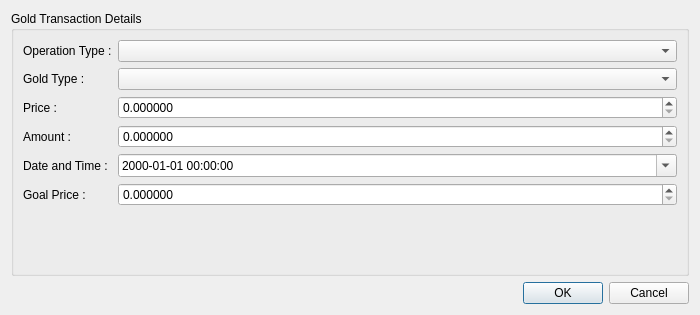
<?xml version="1.0" encoding="UTF-8"?>
<ui version="4.0">
 <class>GoldDialog</class>
 <widget class="QDialog" name="GoldDialog">
  <property name="geometry">
   <rect>
    <x>0</x>
    <y>0</y>
    <width>700</width>
    <height>315</height>
   </rect>
  </property>
  <property name="minimumSize">
   <size>
    <width>700</width>
    <height>0</height>
   </size>
  </property>
  <property name="windowTitle">
   <string>Dialog</string>
  </property>
  <layout class="QVBoxLayout" name="verticalLayout_2">
   <item>
    <widget class="QGroupBox" name="gbGoldTransactionDetails">
     <property name="title">
      <string>Gold Transaction Details</string>
     </property>
     <layout class="QFormLayout" name="formLayout">
      <item row="1" column="0">
       <widget class="QLabel" name="lblGoldType">
        <property name="text">
         <string>Gold Type :</string>
        </property>
       </widget>
      </item>
      <item row="1" column="1">
       <widget class="QComboBox" name="cbGoldType"/>
      </item>
      <item row="3" column="0">
       <widget class="QLabel" name="lblPrice">
        <property name="text">
         <string>Price :</string>
        </property>
       </widget>
      </item>
      <item row="3" column="1">
       <widget class="QDoubleSpinBox" name="dsbPrice">
        <property name="decimals">
         <number>6</number>
        </property>
        <property name="maximum">
         <double>100000.000000000000000</double>
        </property>
       </widget>
      </item>
      <item row="4" column="0">
       <widget class="QLabel" name="lblAmount">
        <property name="text">
         <string>Amount :</string>
        </property>
       </widget>
      </item>
      <item row="4" column="1">
       <widget class="QDoubleSpinBox" name="dsbAmount">
        <property name="decimals">
         <number>6</number>
        </property>
        <property name="maximum">
         <double>100000.000000000000000</double>
        </property>
       </widget>
      </item>
      <item row="5" column="0">
       <widget class="QLabel" name="lblDateTime">
        <property name="text">
         <string>Date and Time :</string>
        </property>
       </widget>
      </item>
      <item row="6" column="0">
       <widget class="QLabel" name="lblGoalPrice">
        <property name="text">
         <string>Goal Price :</string>
        </property>
       </widget>
      </item>
      <item row="6" column="1">
       <widget class="QDoubleSpinBox" name="dsbGoalPrice">
        <property name="decimals">
         <number>6</number>
        </property>
        <property name="maximum">
         <double>100000.000000000000000</double>
        </property>
       </widget>
      </item>
      <item row="5" column="1">
       <widget class="QDateTimeEdit" name="dteDateTime">
        <property name="maximumDate">
         <date>
          <year>2250</year>
          <month>12</month>
          <day>31</day>
         </date>
        </property>
        <property name="minimumDate">
         <date>
          <year>2000</year>
          <month>1</month>
          <day>1</day>
         </date>
        </property>
        <property name="displayFormat">
         <string>yyyy-MM-dd hh:mm:ss</string>
        </property>
        <property name="calendarPopup">
         <bool>true</bool>
        </property>
       </widget>
      </item>
      <item row="0" column="0">
       <widget class="QLabel" name="lblOperationType">
        <property name="text">
         <string>Operation Type :</string>
        </property>
       </widget>
      </item>
      <item row="0" column="1">
       <widget class="QComboBox" name="cbOperationType"/>
      </item>
     </layout>
    </widget>
   </item>
   <item>
    <widget class="QDialogButtonBox" name="bbTransactionApproval">
     <property name="orientation">
      <enum>Qt::Horizontal</enum>
     </property>
     <property name="standardButtons">
      <set>QDialogButtonBox::Cancel|QDialogButtonBox::Ok</set>
     </property>
    </widget>
   </item>
   <item>
    <layout class="QVBoxLayout" name="vlStatusBar"/>
   </item>
  </layout>
 </widget>
 <tabstops>
  <tabstop>cbOperationType</tabstop>
  <tabstop>cbGoldType</tabstop>
  <tabstop>dsbPrice</tabstop>
  <tabstop>dsbAmount</tabstop>
  <tabstop>dteDateTime</tabstop>
  <tabstop>dsbGoalPrice</tabstop>
 </tabstops>
 <resources/>
 <connections>
  <connection>
   <sender>bbTransactionApproval</sender>
   <signal>accepted()</signal>
   <receiver>GoldDialog</receiver>
   <slot>accept()</slot>
   <hints>
    <hint type="sourcelabel">
     <x>227</x>
     <y>278</y>
    </hint>
    <hint type="destinationlabel">
     <x>157</x>
     <y>274</y>
    </hint>
   </hints>
  </connection>
  <connection>
   <sender>bbTransactionApproval</sender>
   <signal>rejected()</signal>
   <receiver>GoldDialog</receiver>
   <slot>reject()</slot>
   <hints>
    <hint type="sourcelabel">
     <x>295</x>
     <y>284</y>
    </hint>
    <hint type="destinationlabel">
     <x>286</x>
     <y>274</y>
    </hint>
   </hints>
  </connection>
 </connections>
</ui>
